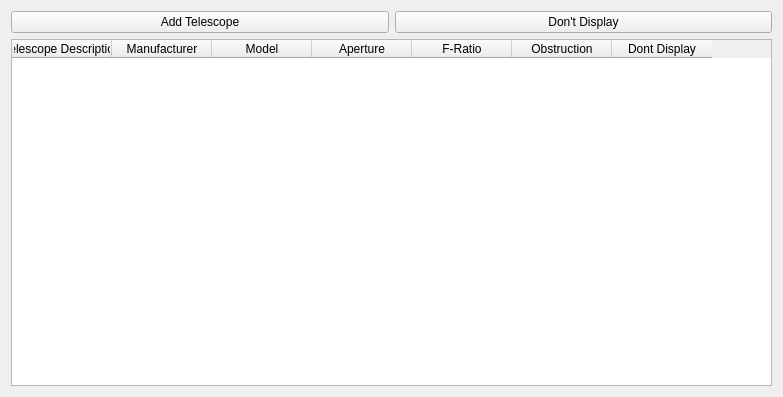
<?xml version="1.0" encoding="UTF-8"?>
<ui version="4.0">
 <class>Form</class>
 <widget class="QWidget" name="Form">
  <property name="geometry">
   <rect>
    <x>0</x>
    <y>0</y>
    <width>783</width>
    <height>397</height>
   </rect>
  </property>
  <property name="windowTitle">
   <string>Form</string>
  </property>
  <layout class="QGridLayout" name="gridLayout">
   <item row="1" column="0" rowspan="3" colspan="2">
    <widget class="QTableWidget" name="tableWidget">
     <property name="editTriggers">
      <set>QAbstractItemView::NoEditTriggers</set>
     </property>
     <property name="showDropIndicator" stdset="0">
      <bool>false</bool>
     </property>
     <property name="alternatingRowColors">
      <bool>true</bool>
     </property>
     <property name="selectionMode">
      <enum>QAbstractItemView::SingleSelection</enum>
     </property>
     <property name="selectionBehavior">
      <enum>QAbstractItemView::SelectRows</enum>
     </property>
     <property name="sortingEnabled">
      <bool>true</bool>
     </property>
     <column>
      <property name="text">
       <string>Telescope Description</string>
      </property>
     </column>
     <column>
      <property name="text">
       <string>Manufacturer</string>
      </property>
     </column>
     <column>
      <property name="text">
       <string>Model</string>
      </property>
     </column>
     <column>
      <property name="text">
       <string>Aperture</string>
      </property>
     </column>
     <column>
      <property name="text">
       <string>F-Ratio</string>
      </property>
     </column>
     <column>
      <property name="text">
       <string>Obstruction</string>
      </property>
     </column>
     <column>
      <property name="text">
       <string>Dont Display</string>
      </property>
     </column>
    </widget>
   </item>
   <item row="0" column="0">
    <widget class="QPushButton" name="pushButtonAddTelescope">
     <property name="sizePolicy">
      <sizepolicy hsizetype="Minimum" vsizetype="Fixed">
       <horstretch>0</horstretch>
       <verstretch>0</verstretch>
      </sizepolicy>
     </property>
     <property name="text">
      <string>Add Telescope</string>
     </property>
    </widget>
   </item>
   <item row="0" column="1">
    <widget class="QPushButton" name="pushButtonDontDisplay">
     <property name="sizePolicy">
      <sizepolicy hsizetype="Minimum" vsizetype="Fixed">
       <horstretch>0</horstretch>
       <verstretch>0</verstretch>
      </sizepolicy>
     </property>
     <property name="text">
      <string>Don't Display</string>
     </property>
    </widget>
   </item>
  </layout>
 </widget>
 <resources/>
 <connections/>
</ui>
